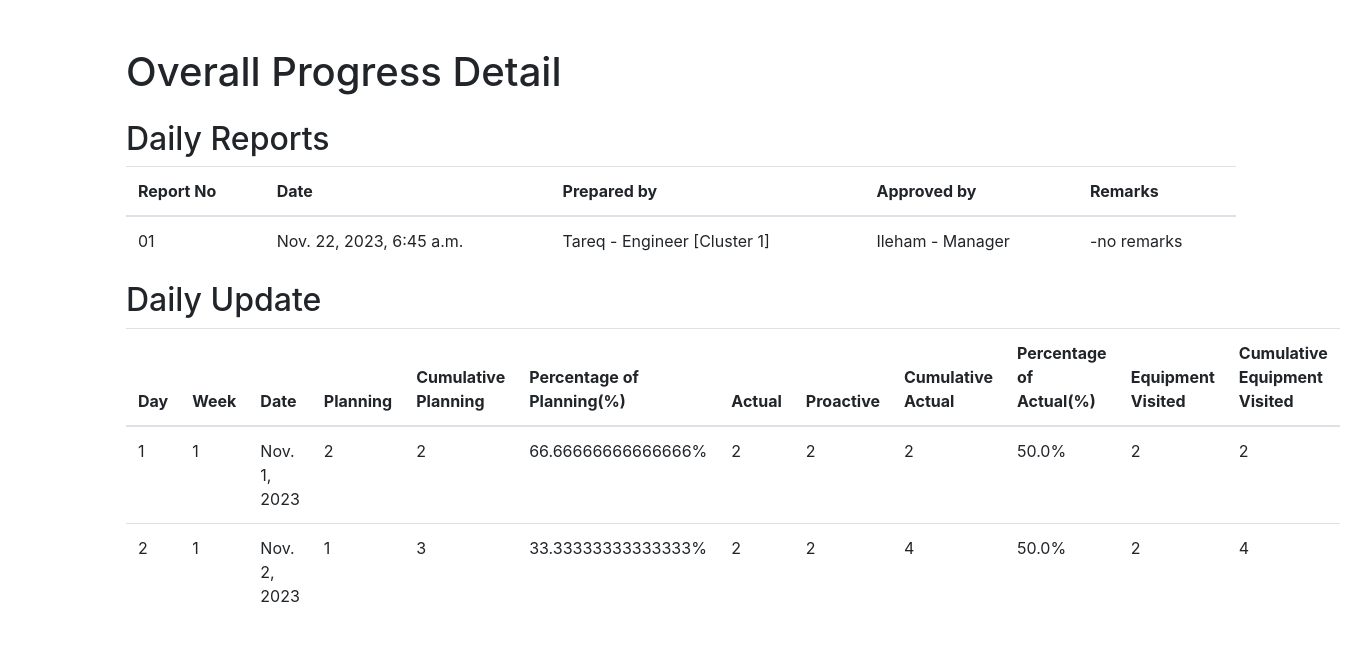
Page /dr/daily_progress/1/ on the earlier database version.
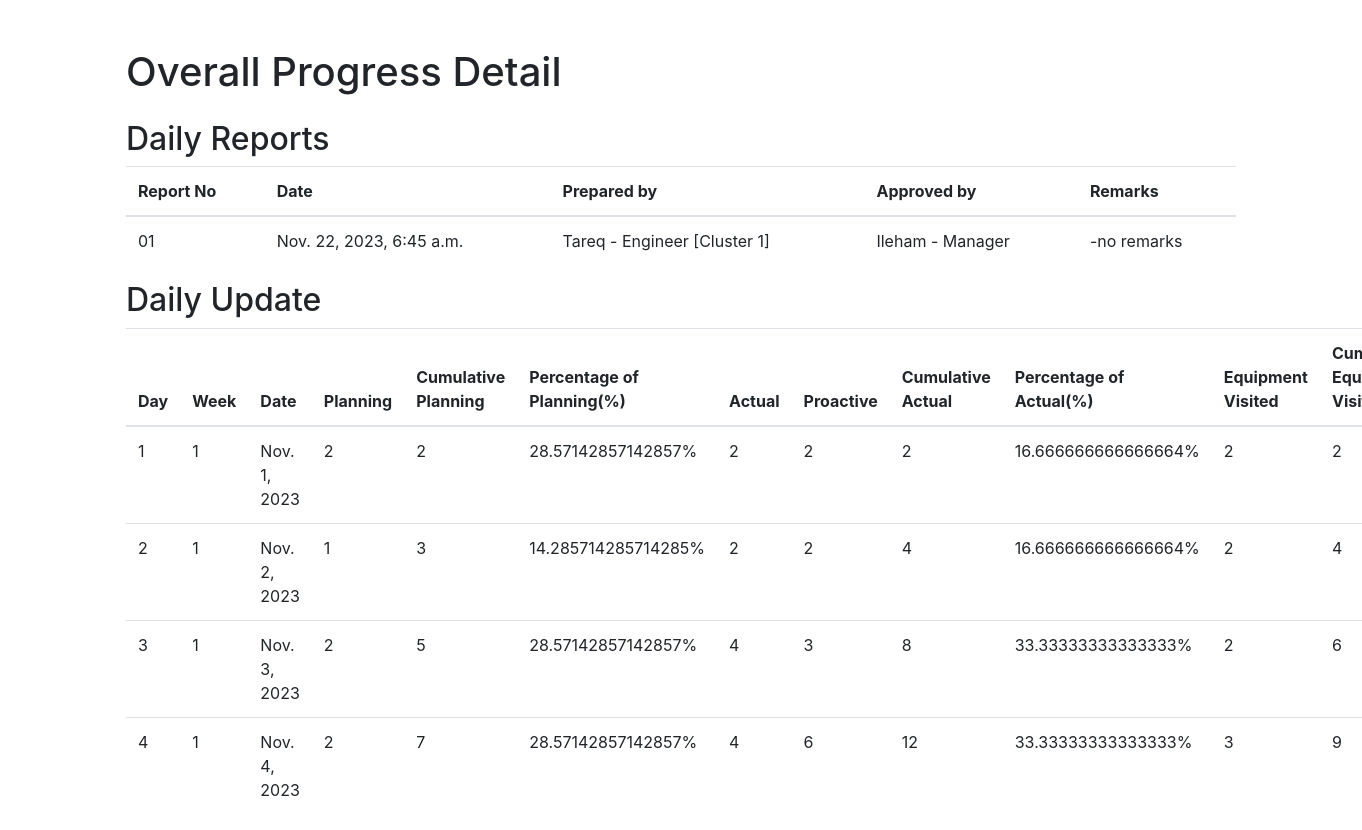
Same page on the later database version.
### dr/models.py (models this page shows, shortened)
class DailyReport(models.Model):
    vibrational_reading = models.ManyToManyField(VibrationalReading, null=True, blank=True, related_name='vibrational_reading')
    prepared_by = models.ForeignKey(User, on_delete=models.SET_NULL, null=True, related_name='prepared_reports')
    reviewed_by = models.ForeignKey(User, on_delete=models.SET_NULL, null=True, related_name='reviewed_reports')
    report_no = models.CharField(max_length=255)
    date_time = models.DateTimeField(default=timezone.now)
    todays_activity = models.TextField()
    remarks = models.TextField()
    is_approved = models.BooleanField(default=False)
    is_submitted = models.BooleanField(default=False)
    is_rejected = models.BooleanField(default=False)

class User(models.Model):
    name = models.CharField(max_length=255)
    title = models.CharField(max_length=255)
    qualification = models.CharField(max_length=255)
    cluster = models.ForeignKey(Cluster, on_delete=models.CASCADE, null=True, blank=True)
    is_approver = models.BooleanField(default=False)
    def __str__(self):
        if self.cluster is None:
            return self.name+' - '+self.title
        else:
            return self.name+' - '+self.title+' ['+self.cluster.__str__()+']'

class Cluster(models.Model):
    name = models.CharField(max_length=255)
    def __str__(self):
        return self.name

class DailyUpdate(models.Model):
    day = models.IntegerField(blank=True, null=True)
    week = models.IntegerField(blank=True, null=True)
    date = models.DateField(blank=True, null=True)
    planning = models.IntegerField(blank=True, null=True)
    cumulative_planning = models.IntegerField(blank=True, null=True)
    percent_planning = models.FloatField(blank=True, null=True)
    actual = models.IntegerField(blank=True, null=True)
    proactive = models.IntegerField(blank=True, null=True)
    cumulative_actual = models.IntegerField(blank=True, null=True)
    percent_actual = models.FloatField(blank=True, null=True)
    equipment_visited = models.IntegerField(blank=True, null=True)
    cumulative_equipment_visited = models.IntegerField(blank=True, null=True)
    def get_overall_progress(self):
        return self.overallprogress_set.all().get(month = self.date.month, year = self.date.year)
    def get_all_daily_updates(self):
        return self.get_overall_progress().daily_update.all().order_by('date')
    def get_cumulative_planning(self):
        return self.get_all_daily_updates().filter(date__lte = self.date).aggregate(Sum('planning'))['planning__sum']
    def get_planning_percentage(self):
        return self.planning/(self.get_all_daily_updates().last().get_cumulative_planning())*100
    def get_cumulative_actual(self):
        return self.get_all_daily_updates().filter(date__lte = self.date).aggregate(Sum('actual'))['actual__sum']
    def get_actual_percentage(self):
        return self.actual/(self.get_all_daily_updates().last().get_cumulative_actual())*100
    def get_cumulative_equipment_visited(self):
        return self.get_all_daily_updates().filter(date__lte = self.date).aggregate(Sum('equipment_visited'))['equipment_visited__sum']

class OverallProgress(models.Model):
    daily_update = models.ManyToManyField('DailyUpdate', verbose_name="daily_update")
    daily_report = models.ManyToManyField(DailyReport, verbose_name="daily_report")
    month = models.IntegerField(blank=True, null=True)
    year = models.IntegerField(blank=True, null=True)

### dr/views.py (the view)
# urls.py: path('daily_progress/<int:pk>/', DailyProgressDetailView.as_view()),
class DailyProgressDetailView(DetailView):
    model = OverallProgress
    template_name = 'overall_progress_detail.html'
    context_object_name = 'overall_progress'

### dr/templates/overall_progress_detail.html (shortened to what this page needs)
<!DOCTYPE html>
<html lang="en">
    <head>
        <link rel="stylesheet"
              href="https://stackpath.bootstrapcdn.com/bootstrap/4.3.1/css/bootstrap.min.css"
>
    </head>
    <body>
        <div class="container mt-5">
            <h1 class="mb-4">Overall Progress Detail</h1>
            <h2>Daily Reports</h2>
            <table class="table">
                <thead>
                    <tr>
                        <th scope="col">Report No</th>
                        <th scope="col">Date</th>
                        <th scope="col">Prepared by</th>
                        <th scope="col">Approved by</th>
                        <th scope="col">Remarks</th>
                    </tr>
                </thead>
                <tbody>
                    {% for report in overall_progress.daily_report.all %}
                        <tr>
                            <td>{{ report.report_no }}</td>
                            <td>{{ report.date_time }}</td>
                            <td>{{ report.prepared_by }}</td>
                            <td>{{ report.reviewed_by }}</td>
                            <td>{{ report.remarks }}</td>
                        </tr>
                    {% endfor %}
                </tbody>
            </table>
            <h2>Daily Update</h2>
            <table class="table">
                <thead>
                    <tr>
                        <th scope="col">Day</th>
                        <th scope="col">Week</th>
                        <th scope="col">Date</th>
                        <th scope="col">Planning</th>
                        <th scope="col">Cumulative Planning</th>
                        <th scope="col">Percentage of Planning(%)</th>
                        <th scope="col">Actual</th>
                        <th scope="col">Proactive</th>
                        <th scope="col">Cumulative Actual</th>
                        <th scope="col">Percentage of Actual(%)</th>
                        <th scope="col">Equipment Visited</th>
                        <th scope="col">Cumulative Equipment Visited</th>
                    </tr>
                </thead>
                <tbody>
                    {% for update in overall_progress.daily_update.all %}
                        <tr>
                            <td>{{ update.day }}</td>
                            <td>{{ update.week }}</td>
                            <td>{{ update.date }}</td>
                            <td>{{ update.planning }}</td>
                            <td>{{ update.get_cumulative_planning }}</td>
                            <td>{{ update.get_planning_percentage }}%</td>
                            <td>{{ update.actual }}</td>
                            <td>{{ update.proactive }}</td>
                            <td>{{ update.get_cumulative_actual }}</td>
                            <td>{{ update.get_actual_percentage }}%</td>
                            <td>{{ update.equipment_visited }}</td>
                            <td>{{ update.get_cumulative_equipment_visited }}</td>
                        </tr>
                    {% endfor %}
                </tbody>
            </table>
        </div>
    </body>
</html>

Differences in the rows shown:
computed for DailyUpdate "Nov. 1, 2023": get_planning_percentage "66.66666666666666" → "28.57142857142857"; get_actual_percentage "50.0" → "16.666666666666664"
computed for DailyUpdate "Nov. 2, 2023": get_planning_percentage "33.33333333333333" → "14.285714285714285"; get_actual_percentage "50.0" → "16.666666666666664"
added DailyUpdate: day "3", week "1", date "Nov. 3, 2023", planning "2", get_cumulative_planning "5", get_planning_percentage "28.57142857142857", actual "4", proactive "3", get_cumulative_actual "8", get_actual_percentage "33.33333333333333", equipment_visited "2", get_cumulative_equipment_visited "6"
added DailyUpdate: day "4", week "1", date "Nov. 4, 2023", planning "2", get_cumulative_planning "7", get_planning_percentage "28.57142857142857", actual "4", proactive "6", get_cumulative_actual "12", get_actual_percentage "33.33333333333333", equipment_visited "3", get_cumulative_equipment_visited "9"
